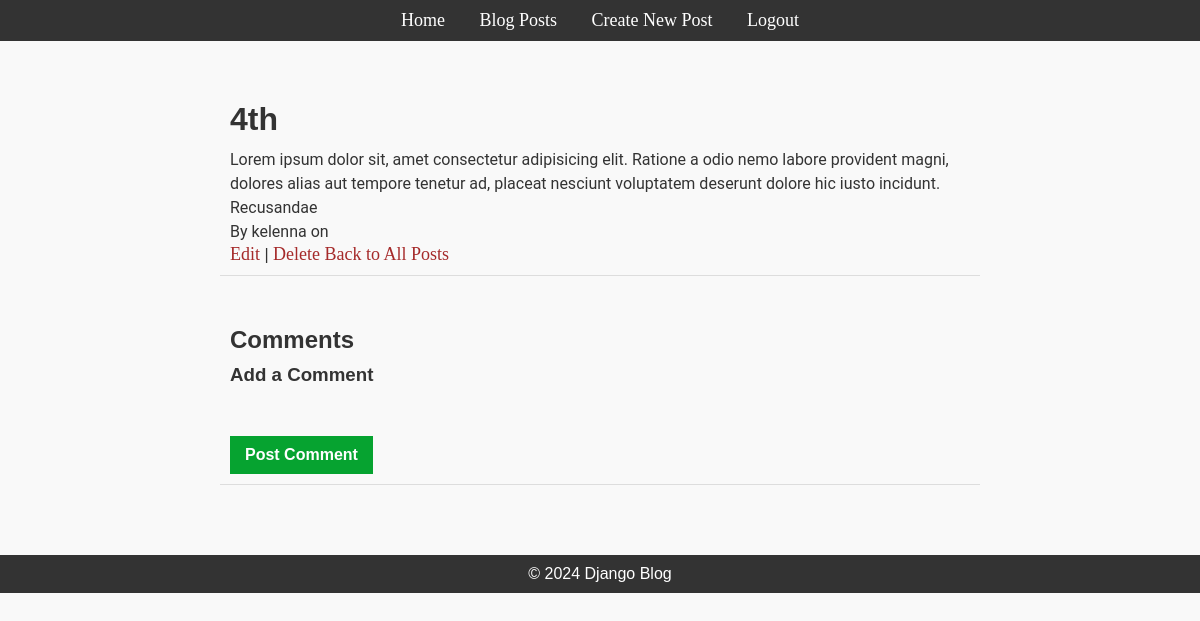
/post/5/ (signed in), run on an earlier commit of the app's database.
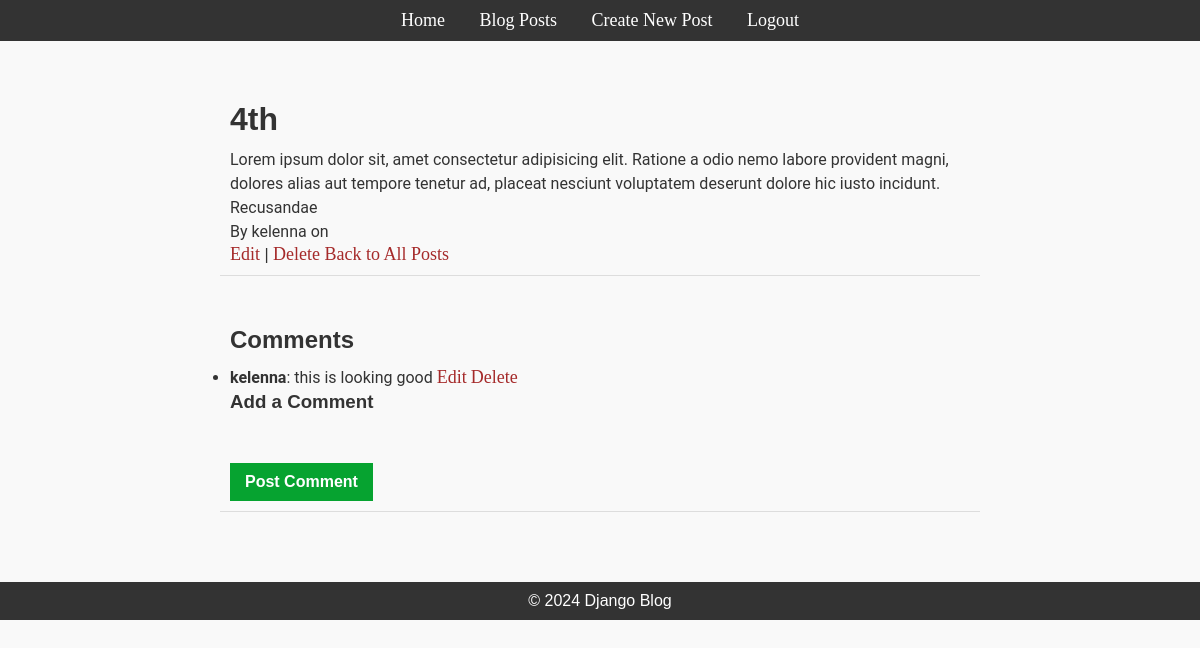
And on a later commit of the database.
### blog/models.py (models this page shows, shortened)
class Comment(models.Model):
    post = models.ForeignKey(Post, on_delete=models.CASCADE, related_name="comments")  # Link to the post
    author = models.ForeignKey(User, on_delete=models.CASCADE)  # User who wrote the comment
    content = models.TextField()  # Comment content
    created_at = models.DateTimeField(auto_now_add=True)  # Automatically set the creation time
    updated_at = models.DateTimeField(auto_now=True)  # Automatically set the update time

### blog/views.py (the view)
# urls.py: path("post/<int:pk>/", PostDetailView.as_view(), name="post_detail"),
class PostDetailView(DetailView):
    model = Post
    template_name = "blog/post_detail.html"  # Template for post detail

### blog/templates/blog/post_detail.html (shortened to what this page needs)
{% extends "blog/base.html" %}
{% block content %}
<div class="container">
    <div class=" post">
        <h1>{{ post.title }}</h1>
        <p>{{ post.content }}</p>
        <p>By {{ post.author }} on {{ post.created_at }}</p>
        {% if user == post.author %}
            <a href="{% url 'post_update' post.pk %}" >Edit</a> |
            <a href="{% url 'post_delete' post.pk %}" class="">Delete</a>
        {% endif %}
        <a href="{% url 'posts' %}" class="">Back to All Posts</a>
    </div>
    <div class=" post">
        <h2>Comments</h2>
            <ul>
                {% for comment in post.comments.all %}
                <li>
                    <strong>{{ comment.author }}</strong>: {{ comment.content }}
                    {% if comment.author == user %}
                    <a href="{% url 'comment_edit' comment.id %}" class="">Edit</a>
                    <a href="{% url 'comment_delete' comment.id %}" class="">Delete</a>
                    {% endif %}
                </li>
                {% endfor %}
            </ul>
        {% if user.is_authenticated %}
        <h3>Add a Comment</h3>
            <form method="POST" action="{% url 'add_comment' post.id %}">
                <button type="submit" class="btn">Post Comment</button>
            </form>
        {% else %}
            <div class="post">
                <p><a href="{% url 'login' %}" style="color:red;">Log in</a> to leave a comment.</p>
            </div>
        {% endif %}
    </div>
</div>
{% endblock %}

What changed in the data, as far as the page shows it:
added Comment: author "kelenna", content "this is looking good", shows "Edit"
